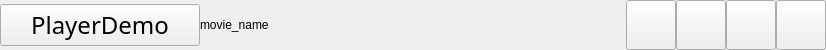
<?xml version="1.0" encoding="UTF-8"?>
<ui version="4.0">
 <class>Title</class>
 <widget class="QWidget" name="Title">
  <property name="geometry">
   <rect>
    <x>0</x>
    <y>0</y>
    <width>826</width>
    <height>50</height>
   </rect>
  </property>
  <property name="maximumSize">
   <size>
    <width>16777215</width>
    <height>50</height>
   </size>
  </property>
  <property name="windowTitle">
   <string>Form</string>
  </property>
  <layout class="QGridLayout" name="gridLayout">
   <property name="leftMargin">
    <number>0</number>
   </property>
   <property name="topMargin">
    <number>0</number>
   </property>
   <property name="rightMargin">
    <number>0</number>
   </property>
   <property name="bottomMargin">
    <number>0</number>
   </property>
   <property name="spacing">
    <number>0</number>
   </property>
   <item row="0" column="0">
    <widget class="QPushButton" name="MenuBtn">
     <property name="minimumSize">
      <size>
       <width>130</width>
       <height>0</height>
      </size>
     </property>
     <property name="maximumSize">
      <size>
       <width>200</width>
       <height>16777215</height>
      </size>
     </property>
     <property name="font">
      <font>
       <family>Bahnschrift Light SemiCondensed</family>
       <pointsize>18</pointsize>
      </font>
     </property>
     <property name="text">
      <string>PlayerDemo</string>
     </property>
    </widget>
   </item>
   <item row="0" column="2">
    <widget class="QPushButton" name="MinBtn">
     <property name="minimumSize">
      <size>
       <width>50</width>
       <height>50</height>
      </size>
     </property>
     <property name="maximumSize">
      <size>
       <width>50</width>
       <height>50</height>
      </size>
     </property>
     <property name="text">
      <string/>
     </property>
    </widget>
   </item>
   <item row="0" column="1">
    <widget class="QLabel" name="MovieNameLab">
     <property name="text">
      <string>movie_name</string>
     </property>
     <property name="margin">
      <number>15</number>
     </property>
    </widget>
   </item>
   <item row="0" column="6">
    <widget class="QPushButton" name="CloseBtn">
     <property name="minimumSize">
      <size>
       <width>0</width>
       <height>0</height>
      </size>
     </property>
     <property name="maximumSize">
      <size>
       <width>50</width>
       <height>50</height>
      </size>
     </property>
     <property name="styleSheet">
      <string notr="true"/>
     </property>
     <property name="text">
      <string/>
     </property>
     <property name="iconSize">
      <size>
       <width>16</width>
       <height>16</height>
      </size>
     </property>
    </widget>
   </item>
   <item row="0" column="3">
    <widget class="QPushButton" name="MaxBtn">
     <property name="minimumSize">
      <size>
       <width>50</width>
       <height>50</height>
      </size>
     </property>
     <property name="maximumSize">
      <size>
       <width>50</width>
       <height>50</height>
      </size>
     </property>
     <property name="text">
      <string/>
     </property>
    </widget>
   </item>
   <item row="0" column="4">
    <widget class="QPushButton" name="FullScreenBtn">
     <property name="minimumSize">
      <size>
       <width>50</width>
       <height>50</height>
      </size>
     </property>
     <property name="maximumSize">
      <size>
       <width>50</width>
       <height>50</height>
      </size>
     </property>
     <property name="text">
      <string/>
     </property>
    </widget>
   </item>
  </layout>
 </widget>
 <resources/>
 <connections/>
</ui>
